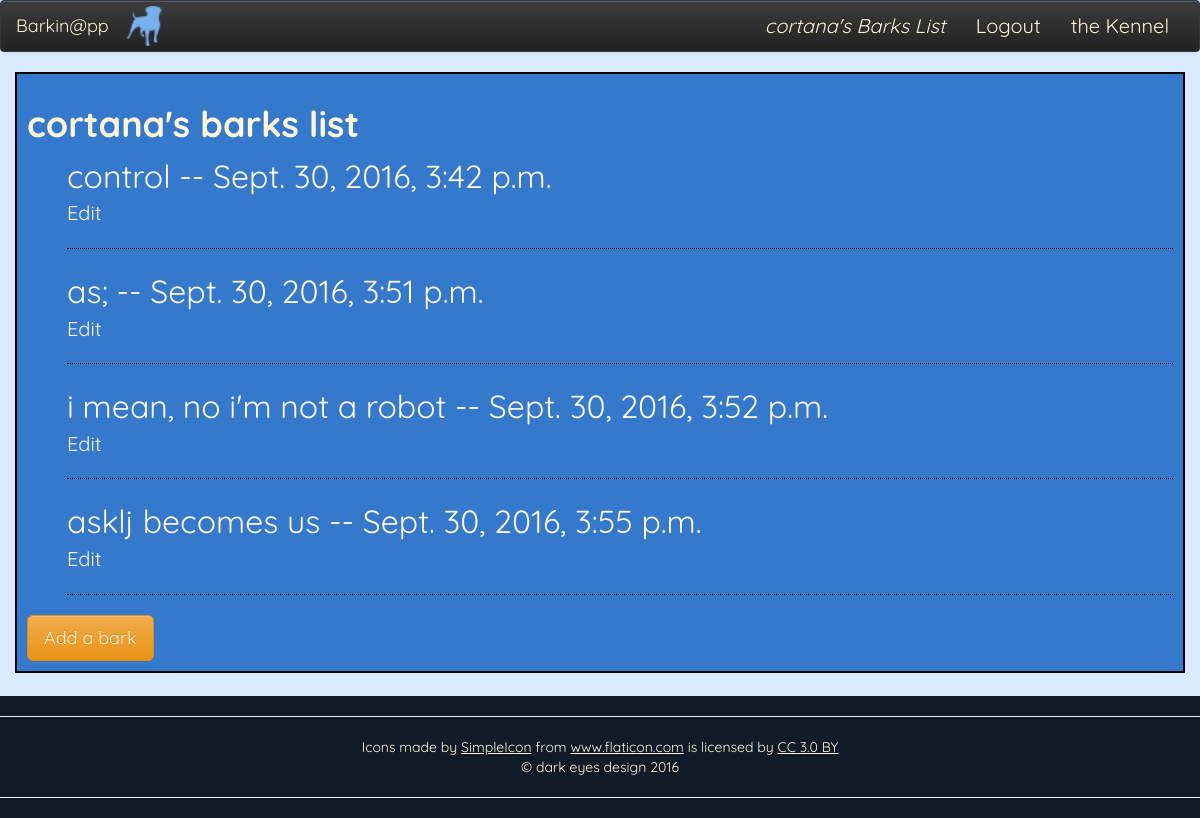
/barks/ (signed in), run on the app's committed database.
### barks/models.py (models this page shows)
class Bark(models.Model):
    user = models.ForeignKey(User, null=True, blank=True)
    content = models.CharField(max_length=60)
    post_date = models.DateTimeField(auto_now_add=True)
    def __str__(self):
        return self.content
    def get_absolute_url(self):
        return reverse("barks:edit_bark", args=[self.pk])

### barks/views.py (the view)
# urls.py: url(r'^(?P<id>\d+)/$', views.barks_list, name="barks_list"),
def barks_list(request, id=None):
    if id:
        user = User.objects.get(id=id)
        author = user
    else:
        user = request.user
        author = user
    bark_query = user.bark_set.all()
    context = {
        "author": author,
        "barks": bark_query,
    }
    return render(request, "barks/barks_list.html", context)

### barks/templates/barks/barks_list.html
{% extends "core/base.html" %}
{% block content %}
    <h1>{{ author }}'s barks list</h1>
    <ul>
        {% for bark in barks %}
            <li class="barkers-bark">
                {{ bark }} -- {{ bark.post_date }}
            </li>
            <li>
                <a href="{{ bark.get_absolute_url }}">Edit</a>
            </li>
        <hr style="border-top: 1px dotted black;">
        {% endfor %}
    </ul>
<a class="btn btn-warning btn-lg" href="{% url 'barks:add_bark' %}">Add a bark</a>
{% endblock content %}

### core/templates/core/base.html (shortened to what this page needs)
{% load static %}
<!DOCTYPE html>
<html>
<head>
    <link rel="stylesheet" href="https://maxcdn.bootstrapcdn.com/bootstrap/3.3.7/css/bootstrap.min.css">
    <link rel="stylesheet" href="https://maxcdn.bootstrapcdn.com/bootstrap/3.3.7/css/bootstrap-theme.min.css">
    <link rel="stylesheet" type="text/css" href="{% static 'styles.css' %}" />
</head>
<body>
    <header>
        <nav class="navbar navbar-default navbar-inverse">
            <div class="container-fluid">
                <div class="navbar-header">
                    <span>
                        <img src="{% static 'images/zynga-blue.png' %}"
                            width="40px"
                            class="dog-brand">
                    </span>
                    <a class="navbar-brand" href="{% url 'core:splash' %}">
                        Barkin@pp
                    </a>
                </div>
                <div class="collapse navbar-collapse" id="howdy">
                    <ul class="nav navbar-nav navbar-right">
                        {% if request.user.is_authenticated %}
                            <li role="presentation"
                                class="hello-user"
                            >
                                <a href="{% url 'barks:barks_list' request.user.id %}"
                                    title="Click to view your barks"
                                >
                                    <em>{{user}}'s Barks List</em>
                                </a>
                            </li>
                        {% endif %}
                        {% if request.user.is_authenticated %}
                            <li>
                                <a href="{% url 'accounts:logout' %}">Logout
                                </a>
                            </li>
                        {% endif %}
                            <li role="presentation">
                                <a href="{% url 'barks:global_barks_list' %}"
                                    title="Check out what's barkin!"
                                >the Kennel
                                </a>
                            </li>
                    </ul>
                </div>
            </div>
        </nav>
    </header>
<div class="container">
    {% block content %}
    {% endblock content %}
    <span class="footer-buffer"></span>
</div>
<footer class="page-footer">
    <hr>
    <div class="aligned">
        <div>Icons made by <a href="http://www.flaticon.com/authors/simpleicon" title="SimpleIcon">SimpleIcon</a> from <a href="http://www.flaticon.com" title="Flaticon">www.flaticon.com</a> is licensed by <a href="http://creativecommons.org/licenses/by/3.0/" title="Creative Commons BY 3.0" target="_blank">CC 3.0 BY</a></div>
        <span class="aligned">&copy; dark eyes design 2016</span>
    </div>
    <hr>
</footer>
</body>
</html>

### core/static/styles.css (style rules this page uses)
body { background-color: #DAEAFD; background-repeat: no-repeat; font-family: 'Quicksand', sans-serif; font-size: 20px; }
ul { list-style-type: none; }
h1, h2, h3 { color: #FFF6D8; font-weight: bold; }
a:link, a:visited, a:active { color: #FFF6D8; }
.dog-brand { margin-top: 5px; }
.container { background-color: #3479CB; padding: 10px; border: black 2px solid; }
.barkers-bark { font-size: 32px; color: #FFF6D8; }
.footer-buffer { padding: 170px; }
.page-footer { position: fixed; bottom: 0px; background-color: #111b28; color: #fff6d8; font-size: 14px; width: 100%; }
.page-footer a:link { text-decoration: underline; }
.aligned { text-align: center; }
.navbar-default { background-color: #111b28; border-color: #303842; }
.navbar-default .navbar-brand { color: #fff6d8; }
.navbar-default .navbar-nav > li > a { color: #fff6d8; }
.navbar-default .navbar-collapse, .navbar-default .navbar-form { border-color: #fff6d8; }

### data on the page
Bark: content "control", post_date "Sept. 30, 2016, 3:42 p.m."
Bark: content "as;", post_date "Sept. 30, 2016, 3:51 p.m."
Bark: content "i mean, no i'm not a robot", post_date "Sept. 30, 2016, 3:52 p.m."
Bark: content "asklj becomes us", post_date "Sept. 30, 2016, 3:55 p.m."

### other printed values
{{ user }} "cortana"
{{ author }} "cortana"
